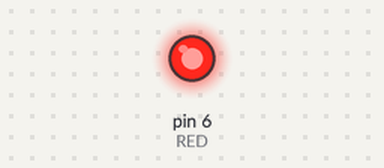
Recording of a sketch running on a simulated Arduino Uno, built with avr-gcc and run on an emulated ATmega328P. On the bench: output pins drawn as LEDs (lit = HIGH). What the sketch prints to the serial monitor is not drawn.

Above: at 0.03 s.
Timing chart, 0 to 5.0 s (numbered marks = the images above):
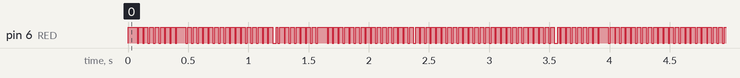

The sketch:

13_Queue_sending_from_different_tasks.ino
```cpp
#include <Arduino_FreeRTOS.h>
#include "queue.h"

#define RED     6
#define YELLOW  7
#define BLUE    8


typedef int TaskProfiler;

TaskProfiler  SenderTaskProfiler;
TaskProfiler  ReceiverTaskProfiler;

QueueHandle_t yearQueue;

void setup()
{
  Serial.begin(9600);
  yearQueue  = xQueueCreate(5,sizeof(int32_t));

  xTaskCreate(vSenderTask,"Sender Task 1",100,1999,1,NULL);
  xTaskCreate(vSenderTask,"Sender Task 2",100,2019,1,NULL);
  xTaskCreate(vReceiverTask,"Receiver Task",100,NULL,2,NULL);
}

void vSenderTask(void *pvParameters)
{
  BaseType_t qStatus;
  int32_t valueToSend;
  valueToSend =(int32_t)pvParameters;
  pinMode(RED,OUTPUT);
  while(1)
  {
      qStatus =xQueueSend(yearQueue,&valueToSend,0);
      if(qStatus !=  pdPASS)
      {
        Serial.println("Could not send  to the queue");
      }
      digitalWrite(RED,HIGH);
      for(int i=0;i<30000;i++){}


  }
}

void vReceiverTask(void *pvParameters)
{
  BaseType_t qStatus;
  int32_t vlaueReceived;
  const TickType_t xTicksToWait = pdMS_TO_TICKS(100);
  while(1)
  {
   qStatus =  xQueueReceive(yearQueue,&vlaueReceived,xTicksToWait);

   if(qStatus  == pdPASS)
   {
    Serial.print("Data received successfully : ");
    Serial.println(vlaueReceived);
   }
   else
    {
      Serial.print("Could not receive from queue ");
    }
    digitalWrite(RED,LOW);
    for(int i=0;i<30000;i++){}

  }
}


void loop(){}
```

Measured:
- by itself, pin 6 (RED): moves between LOW and HIGH, repeating every 2.2 s
- by itself, everything shown: repeats every 8.2 s, in 28 steps
